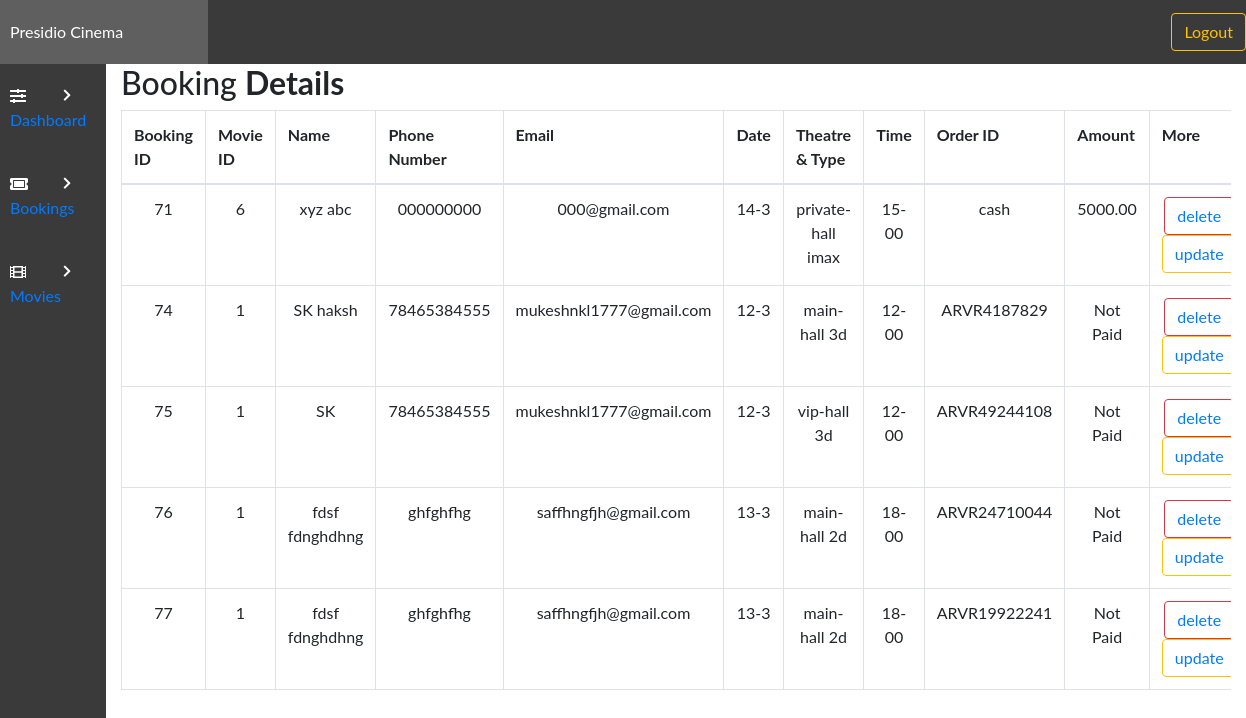
The page /admin/view.php (signed in) on the database its author committed.
### tables this page shows
CREATE TABLE `bookingtable` (
  `bookingID` int(11) NOT NULL,
  `movieID` int(11) DEFAULT NULL,
  `bookingTheatre` varchar(100) NOT NULL,
  `bookingType` varchar(100) DEFAULT NULL,
  `bookingDate` varchar(50) NOT NULL,
  `bookingTime` varchar(50) NOT NULL,
  `bookingFName` varchar(100) NOT NULL,
  `bookingLName` varchar(100) DEFAULT NULL,
  `bookingPNumber` varchar(12) NOT NULL,
  `bookingEmail` varchar(255) NOT NULL,
  `amount` varchar(255) NOT NULL,
  `ORDERID` varchar(255) NOT NULL,
  `DATE-TIME` datetime NOT NULL DEFAULT current_timestamp()
);

### admin/view.php (the view, shortened to what this page needs)
<?php
include "config.php";
?>
<!DOCTYPE html>
<html lang="en">
<head>
    <link rel="stylesheet" href="../style/styles.css">
    <link rel="stylesheet" href="https://use.fontawesome.com/releases/v5.7.2/css/all.css">
    <link rel="stylesheet" href="https://cdnjs.cloudflare.com/ajax/libs/twitter-bootstrap/4.5.2/css/bootstrap.css">
    <link rel="stylesheet" href="https://cdn.datatables.net/1.10.22/css/dataTables.bootstrap4.min.css">
    <link rel="stylesheet" href="https://maxcdn.bootstrapcdn.com/bootstrap/4.0.0/css/bootstrap.min.css">
</head>
<body>
    <?php include('header.php'); ?>
    <div class="admin-container">
        <?php include('sidebar.php'); ?>
        <div class="container-lg">
            <div class="table-responsive">
                <div class="table-wrapper">
                    <div class="table-title">
                        <div class="row">
                            <div class="col-sm-8">
                                <h2>Booking <b>Details</b></h2>
                            </div>
                        </div>
                    </div>
                    <table class="table table-bordered" id="dataTable" width="100%" cellspacing="0">
                        <tr>
                            <th>Booking ID</th>
                            <th>Movie ID</th>
                            <th>Name</th>
                            <th>Phone Number</th>
                            <th>Email</th>
                            <th>Date</th>
                            <th>Theatre & Type</th>
                            <th>Time</th>
                            <th>Order ID</th>
                            <th>Amount</th>
                            <th>More</th>
                        </tr>
                        <tbody>
                            <?php
                            $con = mysqli_connect($host, $user, $password, $dbname);
                            $select = "SELECT * FROM `bookingtable`";
                            $run = mysqli_query($con, $select);
                            while ($row = mysqli_fetch_array($run)) {
                                $bookingid = $row['bookingID'];
                                $movieID = $row['movieID'];
                                $bookingFName = $row['bookingFName'];
                                $bookingLName = $row['bookingLName'];
                                $mobile = $row['bookingPNumber'];
                                $email = $row['bookingEmail'];
                                $date = $row['bookingDate'];
                                $theatre = $row['bookingTheatre'];
                                $type = $row['bookingType'];
                                $time = $row['bookingTime'];
                                $ORDERID = $row['ORDERID'];
                                $amount = $row['amount'];
                            ?>
                                <tr align="center">
                                <td><?php echo $bookingid; ?></td>
                                    <td><?php echo $movieID; ?></td>
                                    <td><?php echo $bookingFName . ' ' . $bookingLName; ?></td>
                                    <td><?php echo $mobile; ?></td>
                                    <td><?php echo $email; ?></td>
                                    <td><?php echo $date; ?></td>
                                    <td><?php echo $theatre . ' ' . $type; ?></td>
                                    <td><?php echo $time; ?></td>
                                    <td><?php echo $ORDERID; ?></td>
                                    <td><?php echo $amount; ?></td>
                                    <td><button type="submit" type="button" class="btn btn-outline-danger"><?php echo  "<a href='deleteBooking.php?id=" . $row['bookingID'] . "' >delete</a>"; ?></button><button name="update"  type="submit" onclick="" type="button" class="btn btn-outline-warning"><?php echo  "<a href='editBooking.php?id=" . $row['bookingID'] . "'>update</a>"; ?></button></td>
                                </tr>
                            <?php }
                            ?>
                        </tbody>
                    </table>
                </div>
            </div>
        </div>
    </div>
</body>
</html>

### style/styles.css (style rules this page uses)
* { margin: 0; padding: 0; box-sizing: border-box; font-family: "Lato", sans-serif; text-decoration: none; color: unset; }
.admin-container { display: grid; grid-template-columns: 1fr 5fr; }

### rows shown on the page
bookingtable: bookingID "71", movieID "6", bookingFName "xyz", bookingLName "abc", bookingPNumber "000000000", bookingEmail "000@gmail.com", bookingDate "14-3", bookingTheatre "private-hall", bookingType "imax", bookingTime "15-00", ORDERID "cash", amount "5000.00"
bookingtable: bookingID "74", movieID "1", bookingFName "SK", bookingLName "haksh", bookingPNumber "78465384555", bookingEmail "mukeshnkl1777@gmail.com", bookingDate "12-3", bookingTheatre "main-hall", bookingType "3d", bookingTime "12-00", ORDERID "ARVR4187829", amount "Not Paid"
bookingtable: bookingID "75", movieID "1", bookingFName "SK", bookingPNumber "78465384555", bookingEmail "mukeshnkl1777@gmail.com", bookingDate "12-3", bookingTheatre "vip-hall", bookingType "3d", bookingTime "12-00", ORDERID "ARVR49244108", amount "Not Paid"
bookingtable: bookingID "76", movieID "1", bookingFName "fdsf", bookingLName "fdnghdhng", bookingPNumber "ghfghfhg", bookingEmail "saffhngfjh@gmail.com", bookingDate "13-3", bookingTheatre "main-hall", bookingType "2d", bookingTime "18-00", ORDERID "ARVR24710044", amount "Not Paid"
bookingtable: bookingID "77", movieID "1", bookingFName "fdsf", bookingLName "fdnghdhng", bookingPNumber "ghfghfhg", bookingEmail "saffhngfjh@gmail.com", bookingDate "13-3", bookingTheatre "main-hall", bookingType "2d", bookingTime "18-00", ORDERID "ARVR19922241", amount "Not Paid"
